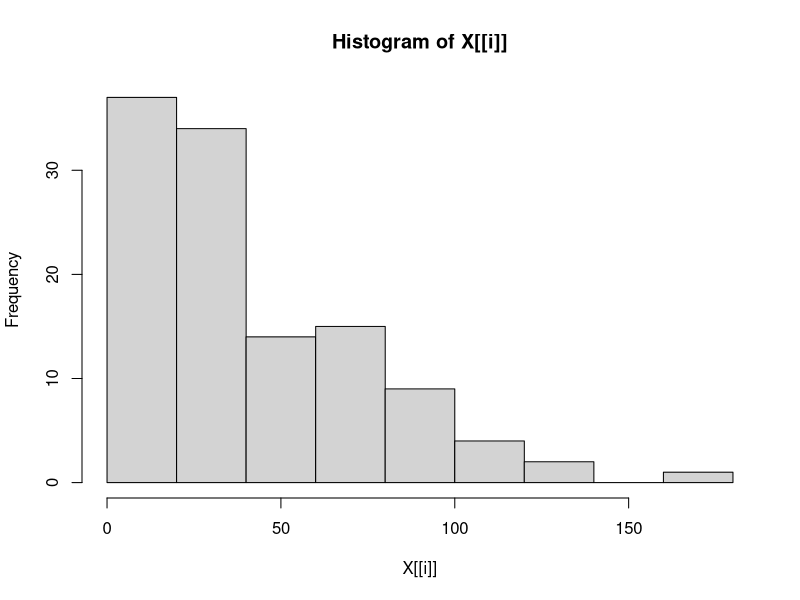
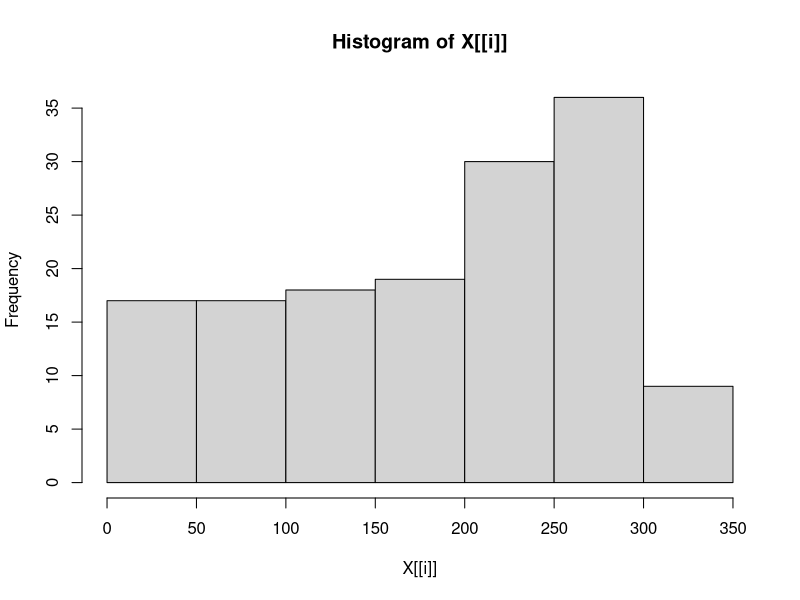
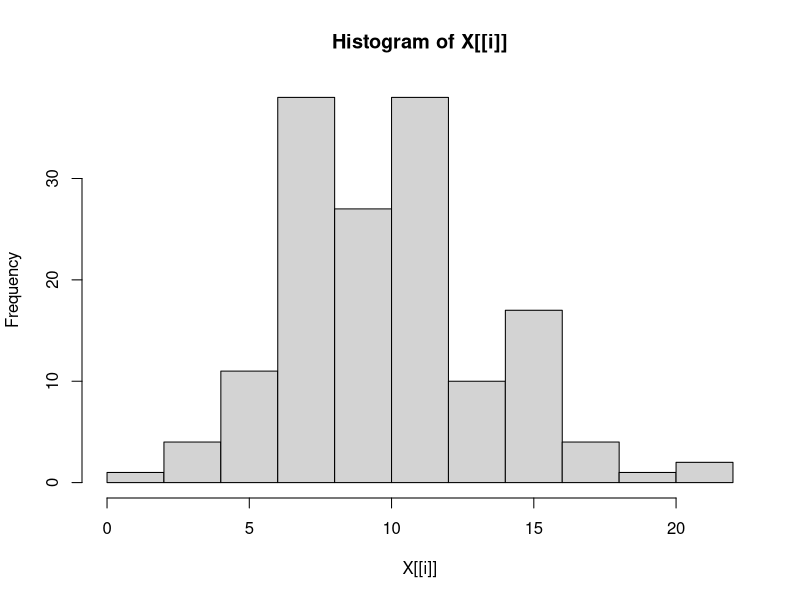
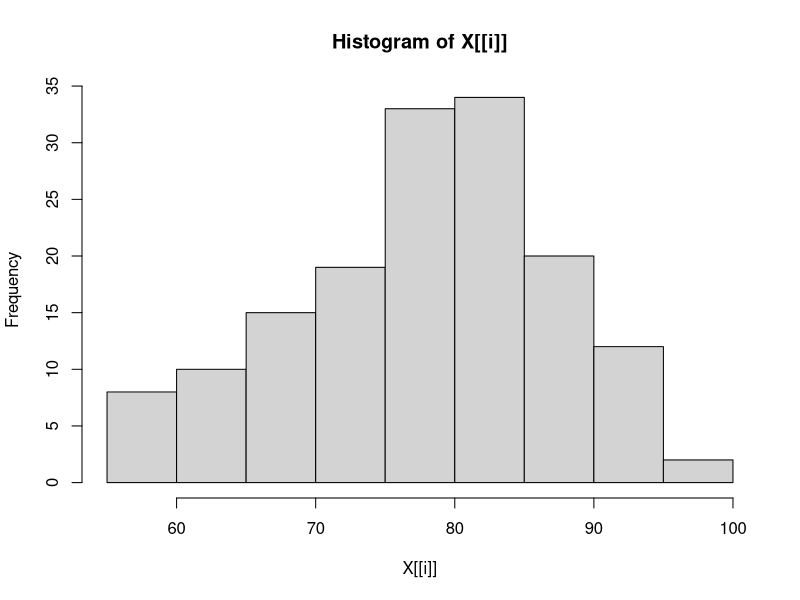
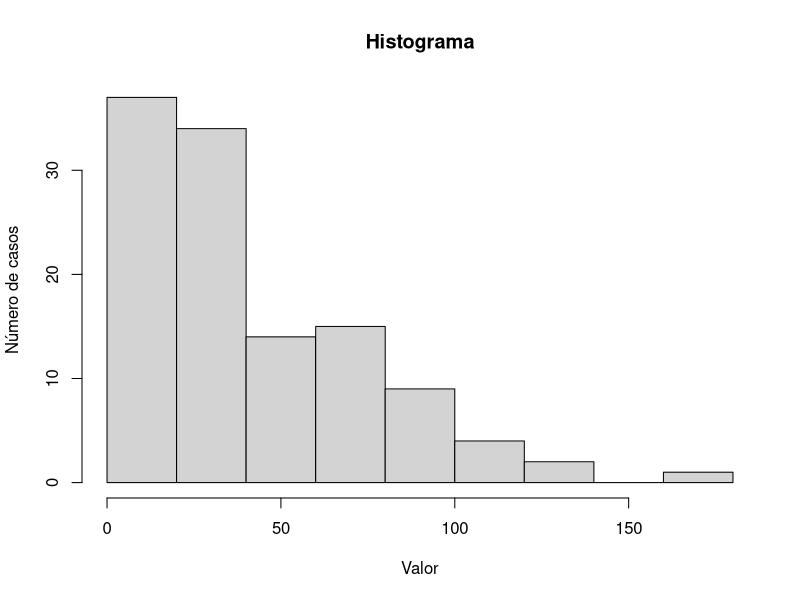
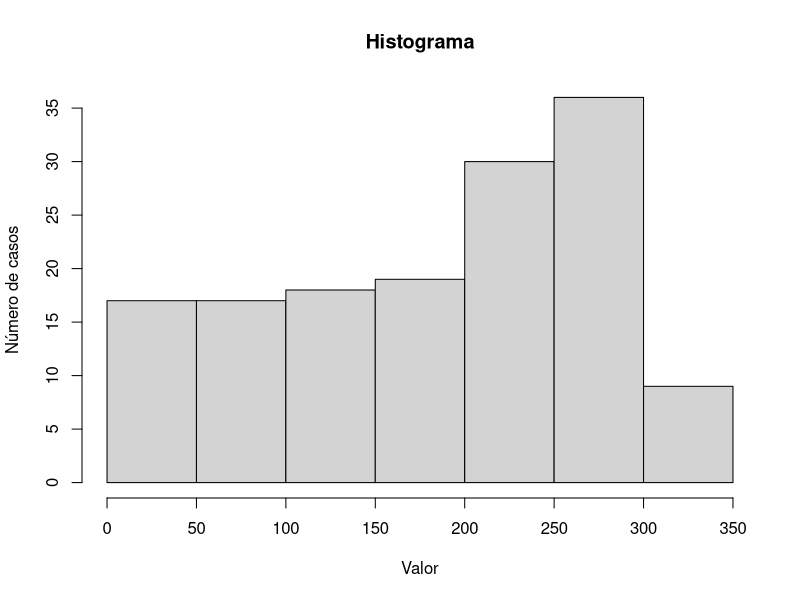
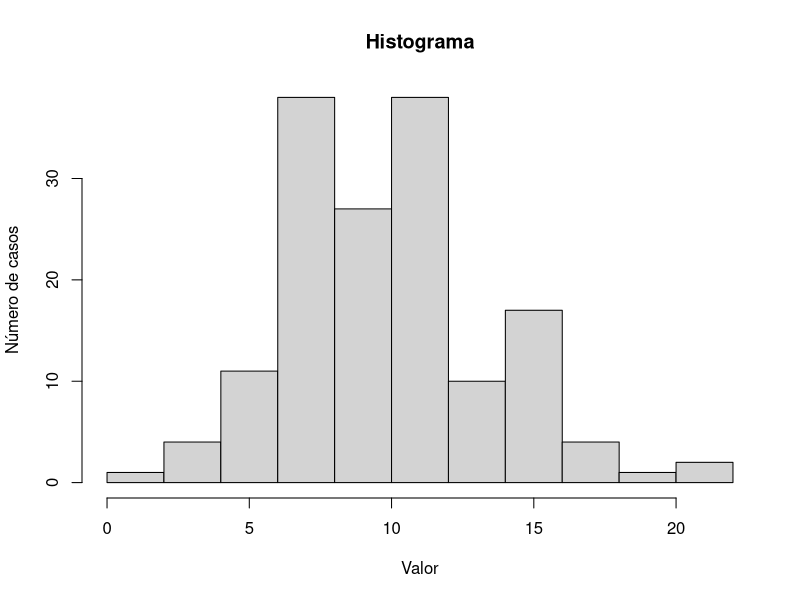
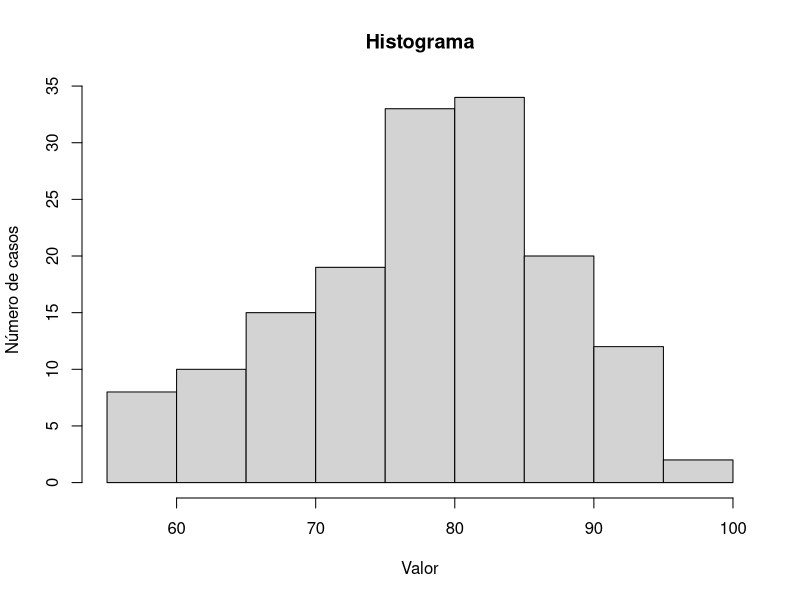

Source code (R) for these figures, in order:
########### Atividade - Funções de Repetição #####

#Vou usar o banco airquality

apply(airquality,2,mean, is.na = F) # a média das variáveis
sapply(airquality,mean) # a média das variáveis de outra maneira

#### Graficos de Histograma


# Unsando sapply
sapply(airquality[,1:4], hist)

#usando mapply
mapply(hist, airquality[ , 1:4], MoreArgs=list(main='Histograma', xlab =  'Valor', ylab = 'Número de casos')) 


#Usando for
for (i in 1:4) { 
  x <- airquality[ , i] 
  hist(x,
       main = paste("Histograma de", names(airquality)[i]), #Adeque a legenda como necessário
       xlab = "Valores" 
       
  )
}
